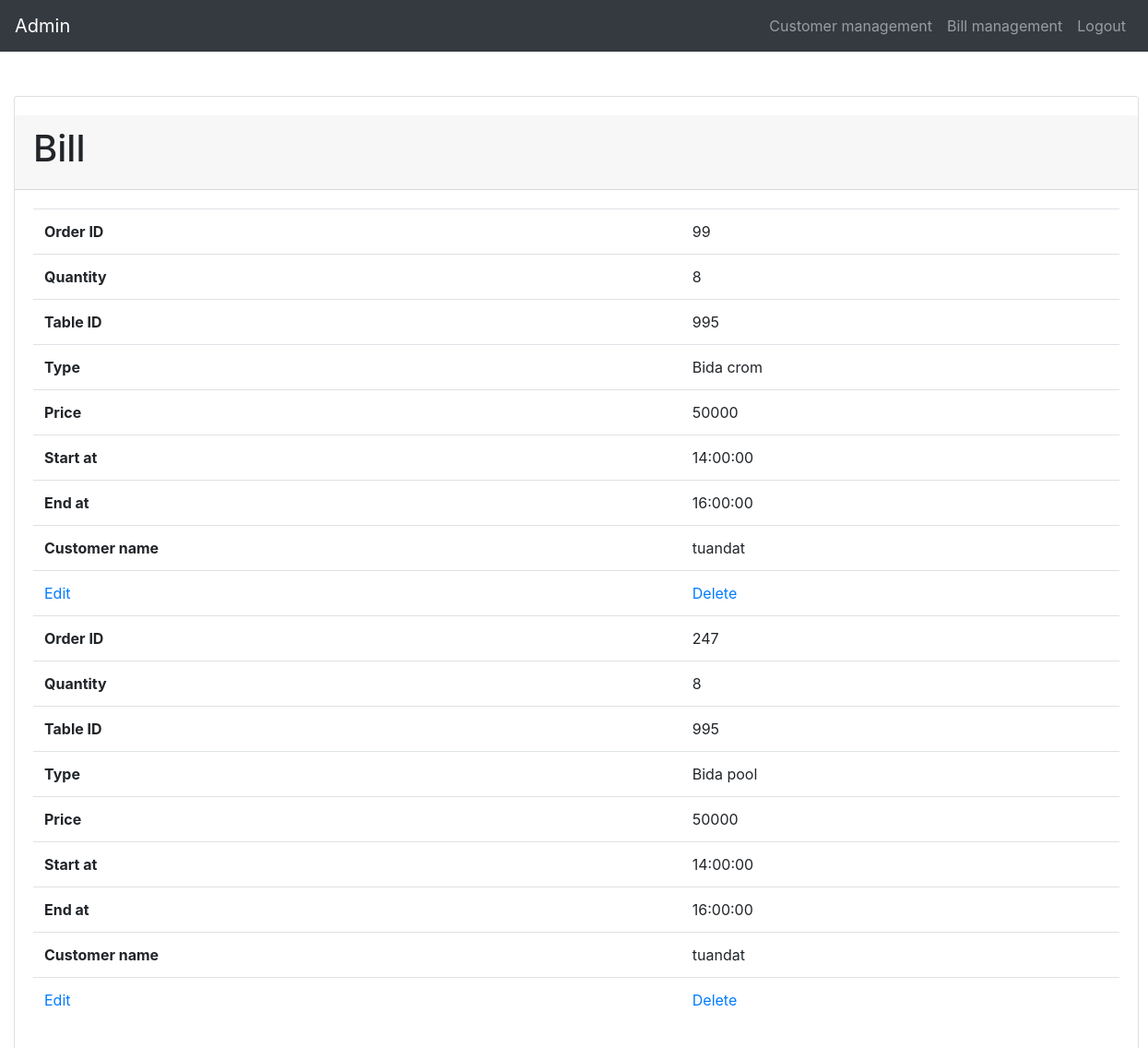
Page /Sourcecode/index_bill1.php (signed in) on the committed database.
### tables this page shows
CREATE TABLE `bill` (
  `orderID` int(11) NOT NULL,
  `quantity` int(11) NOT NULL,
  `tableID` int(11) NOT NULL,
  `types` varchar(250) NOT NULL,
  `prices` float NOT NULL,
  `timeToStart` time NOT NULL,
  `timeToEnd` time NOT NULL,
  `customerName` varchar(1024) NOT NULL
);

### Sourcecode/bill.php (the view, shortened to what this page needs)
<!DOCTYPE html>
<html lang="en">
<head>
  <link rel="stylesheet" href="https://maxcdn.bootstrapcdn.com/bootstrap/4.5.2/css/bootstrap.min.css">
</head>
<body>
    <nav class="navbar navbar-expand-md bg-dark navbar-dark fixed-top">
        <a class="navbar-brand" href="admin.php">Admin</a>
        <div class="collapse navbar-collapse" id="collapsibleNavbar">
            <ul class="navbar-nav ml-auto">
                <li class="nav-item">
                    <a class="nav-link" href="customer.php">Customer management</a>
                </li>
				<li class="nav-item">
                    <a class="nav-link" href="bill.php">Bill management</a>
                </li>
                <li class="nav-item">
                    <a class="nav-link" href="logout.php">Logout</a>
                </li>
            </ul>
        </div>
    </nav>
    <div class="container-fluid" style="margin-top:80px">
        <div class="card" style="width:1220px;padding-top:20px">
			<div class="card-header">
				<h1>Bill</h1>
			</div>
            <div class="card-body">
				<table class="table">
					<?php
					$host = "localhost";
					$user = "root";
					$pass = "";
					$database = "database";
					$ketnoi = new mysqli($host,$user,$pass,$database);
					mysqli_set_charset($ketnoi,"utf8");
					$truyvan = "SELECT * FROM `bill`";
					$data = mysqli_query($ketnoi,$truyvan);
					while($row = mysqli_fetch_assoc($data)){
					?>
						<tr>
							<th style="margin:auto">Order ID</th>
							<td style="margin:auto"><?php echo "".$row["orderID"]; ?></td>
						</tr>
						<tr>
							<th style="margin:auto">Quantity</th>
							<td style="margin:auto"><?php echo "".$row["quantity"]; ?></td>
						</tr>
						<tr>
							<th style="margin:auto">Table ID</th>
							<td style="margin:auto"><?php echo "".$row["tableID"]; ?></td>
						</tr>
						<tr>
							<th style="margin:auto">Type</th>
							<td style="margin:auto"><?php echo "".$row["types"]; ?></td>
						</tr>
						<tr>
							<th style="margin:auto">Price</th>
							<td style="margin:auto"><?php echo "".$row["prices"]; ?></td>
						</tr>
						<tr>
							<th style="margin:auto">Start at</th>
							<td style="margin:auto"><?php echo "".$row["timeToStart"]; ?></td>
						</tr>
						<tr>
							<th style="margin:auto">End at</th>
							<td style="margin:auto"><?php echo "".$row["timeToEnd"]; ?></td>
						</tr>
						<tr>
							<th style="margin:auto">Customer name</th>
							<td style="margin:auto"><?php echo "".$row["customerName"]; ?></td>
						</tr>
						<tr>
							<td><a href="index_bill1.php?page_layout=ed_bill1&id=<?php echo $row['orderID']?>">Edit</a></td>
							<td><a onclick="return Del_bill('<?php echo $row['orderID']; ?>')" href="index_bill1.php?page_layout=del_bill1&id=<?php echo $row['orderID']?>">Delete</a></td>
						</tr>
					<?php } ?>
				</table>
			</div>
        </div>
    </div>
</body>
</html>

### rows in the picture
bill: orderID "99", quantity "8", tableID "995", types "Bida crom", prices "50000", timeToStart "14:00:00", timeToEnd "16:00:00", customerName "tuandat"
bill: orderID "247", quantity "8", tableID "995", types "Bida pool", prices "50000", timeToStart "14:00:00", timeToEnd "16:00:00", customerName "tuandat"
